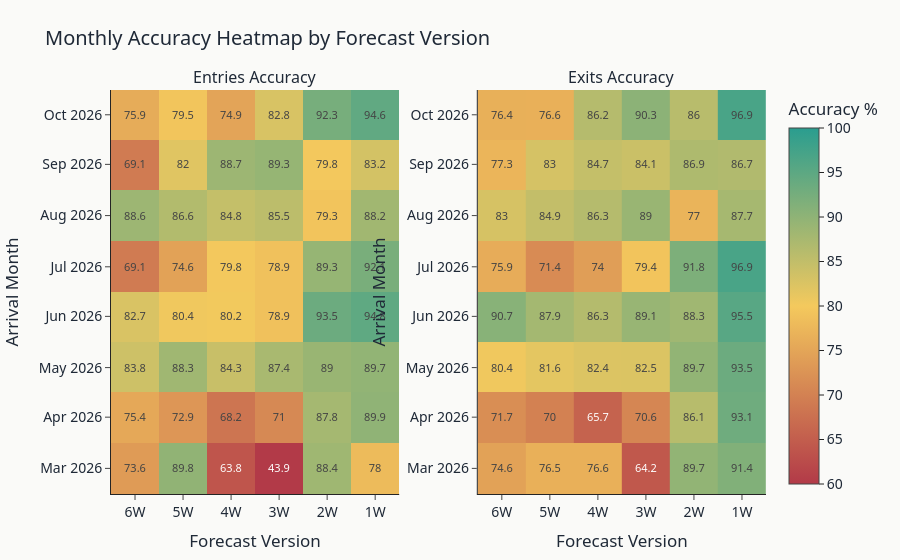

The notebook cell saved with this chart:
### Markdown cell above
### 2) Monthly Heatmap: Where Accuracy Is Strong or Weak

### Code cell
def build_heatmap_matrix(monthly_df: pd.DataFrame) -> pd.DataFrame:
    tmp = monthly_df.copy()
    if isinstance(tmp.index, pd.PeriodIndex):
        tmp.index = tmp.index.astype(str)
    else:
        tmp.index = pd.to_datetime(tmp.index).to_period("M").astype(str)
    ordered_cols = [c for c in LEAD_ORDER if c in tmp.columns]
    tmp = (tmp[ordered_cols] * 100).rename(columns=LEAD_LABELS)
    return tmp

entries_heat = build_heatmap_matrix(monthly_entries_accuracy)
exits_heat = build_heatmap_matrix(monthly_exits_accuracy)

fig = make_subplots(
    rows=1,
    cols=2,
    subplot_titles=("Entries Accuracy", "Exits Accuracy"),
    horizontal_spacing=0.12
)

fig.add_trace(
    go.Heatmap(
        z=entries_heat.values,
        x=entries_heat.columns,
        y=entries_heat.index,
        colorscale=[
            [0.0, "#B23A48"],
            [0.5, "#F4C95D"],
            [1.0, "#2A9D8F"]
        ],
        zmin=60,
        zmax=100,
        text=np.round(entries_heat.values, 1),
        texttemplate="%{text}",
        textfont=dict(size=11),
        colorbar=dict(title="Accuracy %")
    ),
    row=1,
    col=1
)

fig.add_trace(
    go.Heatmap(
        z=exits_heat.values,
        x=exits_heat.columns,
        y=exits_heat.index,
        colorscale=[
            [0.0, "#B23A48"],
            [0.5, "#F4C95D"],
            [1.0, "#2A9D8F"]
        ],
        zmin=60,
        zmax=100,
        text=np.round(exits_heat.values, 1),
        texttemplate="%{text}",
        textfont=dict(size=11),
        showscale=False
    ),
    row=1,
    col=2
)

fig.update_layout(
    **BASE_LAYOUT,
    title="Monthly Accuracy Heatmap by Forecast Version",
    height=560
)

fig.update_xaxes(title_text="Forecast Version")
fig.update_yaxes(title_text="Arrival Month")

fig.show()

### Figure 1 — Plotly figure (JSON) as saved in the notebook; plotly's stock layout.template omitted (floating-point values rounded to 4 significant figures)
{"data": [{"colorbar": {"title": {"text": "Accuracy %"}}, "colorscale": [[0, "#B23A48"], [0.5, "#F4C95D"], [1, "#2A9D8F"]], "text": [[73.6, 89.8, 63.8, 43.9, 88.4, 78.0], [75.4, 72.9, 68.2, 71.0, 87.8, 89.9], [83.8, 88.3, 84.3, 87.4, 89.0, 89.7], [82.7, 80.4, 80.2, 78.9, 93.5, 94.8], [69.1, 74.6, 79.8, 78.9, 89.3, 92.1], [88.6, 86.6, 84.8, 85.5, 79.3, 88.2], [69.1, 82.0, 88.7, 89.3, 79.8, 83.2], [75.9, 79.5, 74.9, 82.8, 92.3, 94.6]], "textfont": {"size": 11}, "texttemplate": "%{text}", "type": "heatmap", "x": ["6W", "5W", "4W", "3W", "2W", "1W"], "xaxis": "x", "y": ["2026-03", "2026-04", "2026-05", "2026-06", "2026-07", "2026-08", "2026-09", "2026-10"], "yaxis": "y", "z": [[73.6, 89.79, 63.8, 43.92, 88.4, 77.97], [75.44, 72.89, 68.2, 71.02, 87.81, 89.93], [83.82, 88.32, 84.33, 87.45, 89.0, 89.66], [82.71, 80.37, 80.19, 78.92, 93.46, 94.75], [69.06, 74.61, 79.84, 78.88, 89.28, 92.13], [88.64, 86.56, 84.75, 85.55, 79.35, 88.19], [69.11, 81.98, 88.65, 89.29, 79.85, 83.23], [75.9, 79.46, 74.87, 82.77, 92.33, 94.6]], "zmax": 100, "zmin": 60}, {"colorscale": [[0, "#B23A48"], [0.5, "#F4C95D"], [1, "#2A9D8F"]], "showscale": false, "text": [[74.6, 76.5, 76.6, 64.2, 89.7, 91.4], [71.7, 70.0, 65.7, 70.6, 86.1, 93.1], [80.4, 81.6, 82.4, 82.5, 89.7, 93.5], [90.7, 87.9, 86.3, 89.1, 88.3, 95.5], [75.9, 71.4, 74.0, 79.4, 91.8, 96.9], [83.0, 84.9, 86.3, 89.0, 77.0, 87.7], [77.3, 83.0, 84.7, 84.1, 86.9, 86.7], [76.4, 76.6, 86.2, 90.3, 86.0, 96.9]], "textfont": {"size": 11}, "texttemplate": "%{text}", "type": "heatmap", "x": ["6W", "5W", "4W", "3W", "2W", "1W"], "xaxis": "x2", "y": ["2026-03", "2026-04", "2026-05", "2026-06", "2026-07", "2026-08", "2026-09", "2026-10"], "yaxis": "y2", "z": [[74.59, 76.54, 76.56, 64.16, 89.69, 91.38], [71.7, 69.98, 65.71, 70.59, 86.07, 93.14], [80.38, 81.59, 82.4, 82.46, 89.65, 93.5], [90.66, 87.9, 86.32, 89.09, 88.32, 95.47], [75.92, 71.39, 73.99, 79.35, 91.76, 96.92], [82.96, 84.87, 86.26, 88.99, 77.03, 87.67], [77.27, 83.04, 84.74, 84.14, 86.88, 86.67], [76.44, 76.55, 86.2, 90.26, 85.97, 96.92]], "zmax": 100, "zmin": 60}], "layout": {"annotations": [{"font": {"size": 16}, "showarrow": false, "text": "Entries Accuracy", "x": 0.22, "xanchor": "center", "xref": "paper", "y": 1, "yanchor": "bottom", "yref": "paper"}, {"font": {"size": 16}, "showarrow": false, "text": "Exits Accuracy", "x": 0.78, "xanchor": "center", "xref": "paper", "y": 1, "yanchor": "bottom", "yref": "paper"}], "font": {"color": "#1F2937", "family": "Aptos, Segoe UI, Arial", "size": 14}, "height": 560, "margin": {"b": 60, "l": 60, "r": 30, "t": 90}, "paper_bgcolor": "#FAFAF8", "plot_bgcolor": "#FAFAF8", "title": {"text": "Monthly Accuracy Heatmap by Forecast Version"}, "xaxis": {"anchor": "y", "domain": [0, 0.44], "title": {"text": "Forecast Version"}}, "xaxis2": {"anchor": "y2", "domain": [0.56, 1], "title": {"text": "Forecast Version"}}, "yaxis": {"anchor": "x", "domain": [0, 1], "title": {"text": "Arrival Month"}}, "yaxis2": {"anchor": "x2", "domain": [0, 1], "title": {"text": "Arrival Month"}}}}
